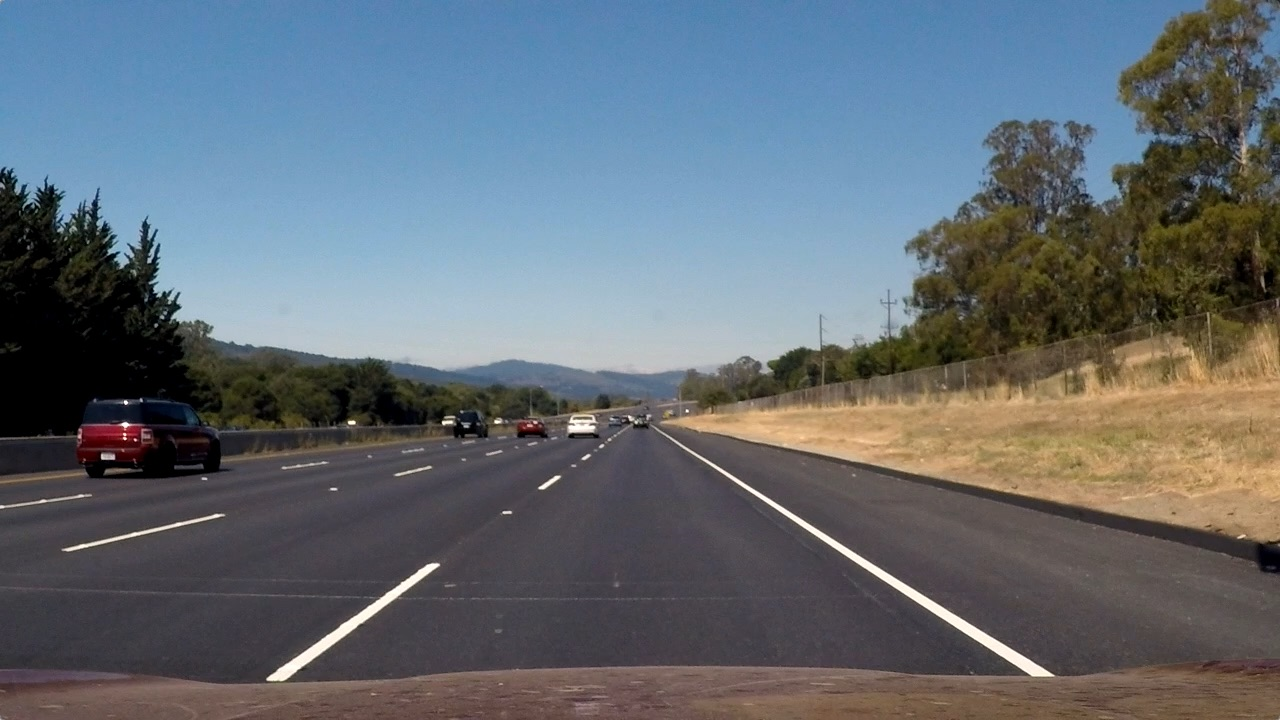
#> input picture hough.jpg, 1280 x 720 px
$ python RoadLane.py
#> lines starting #> are read from the running program, lines starting #| are printed output that depends on the picture; after the words box and inside, x2 and y2 are one past the last pixel; in counts of white or black regions, pixels touching at a corner belong together
import cv2
import numpy as np
import matplotlib.pyplot as plt

def RoI(img,vertices):
    mask =np.zeros_like(img)
    #channel_count = img.shape[2]
    match_mask_color = 255
    cv2.fillPoly(mask , vertices , match_mask_color)
    masked_images = cv2.bitwise_and(img,mask)
    return masked_images

def draw_line(img,lines):
    cimg = np.copy(img)
    bimg = np.zeros((cimg.shape[0],cimg.shape[1],3),dtype = np.uint8)
    for line in lines:
        for x1,y1,x2,y2 in line:
            cv2.line(bimg,(x1,y1),(x2,y2),(0,255,255),3)

    img = cv2.addWeighted(img,0.8,bimg,1,0.0)
    return img

image = cv2.imread('hough.jpg')
#> image is the input picture: shape (720, 1280, 3); mean B, G, R 115.1, 107.7, 99.4
image = cv2.cvtColor(image,cv2.COLOR_BGR2RGB)

print(image.shape)
#| (720, 1280, 3)
height = image.shape[0]
#> height = 720
width = image.shape[1]
#> width = 1280

roi_vertices = [
        (0,height),
        (width/2,height/2),
        (width,height)]
#> roi_vertices = [(0, 720), (640, 360), (1280, 720)]


gray = cv2.cvtColor(image,cv2.COLOR_RGB2GRAY)
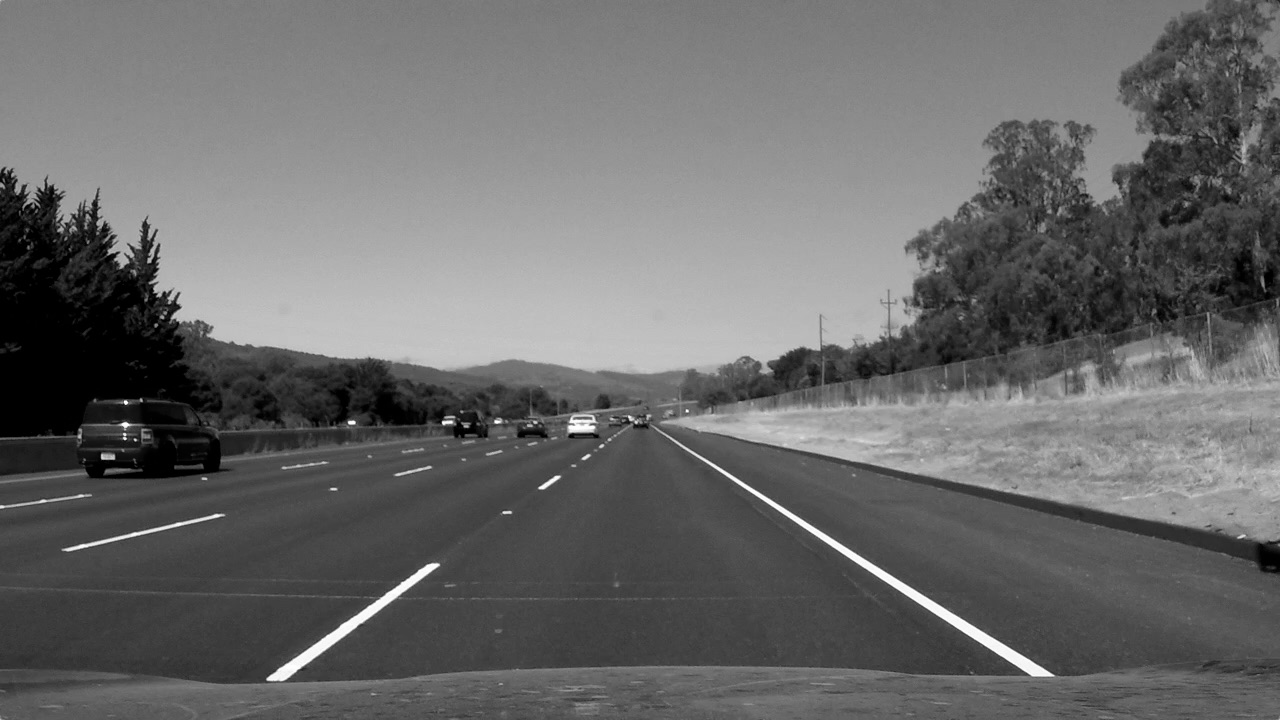
#> gray: shape (720, 1280); min 0, max 254, mean 106
cannyimg =  cv2.Canny(gray,110,200)
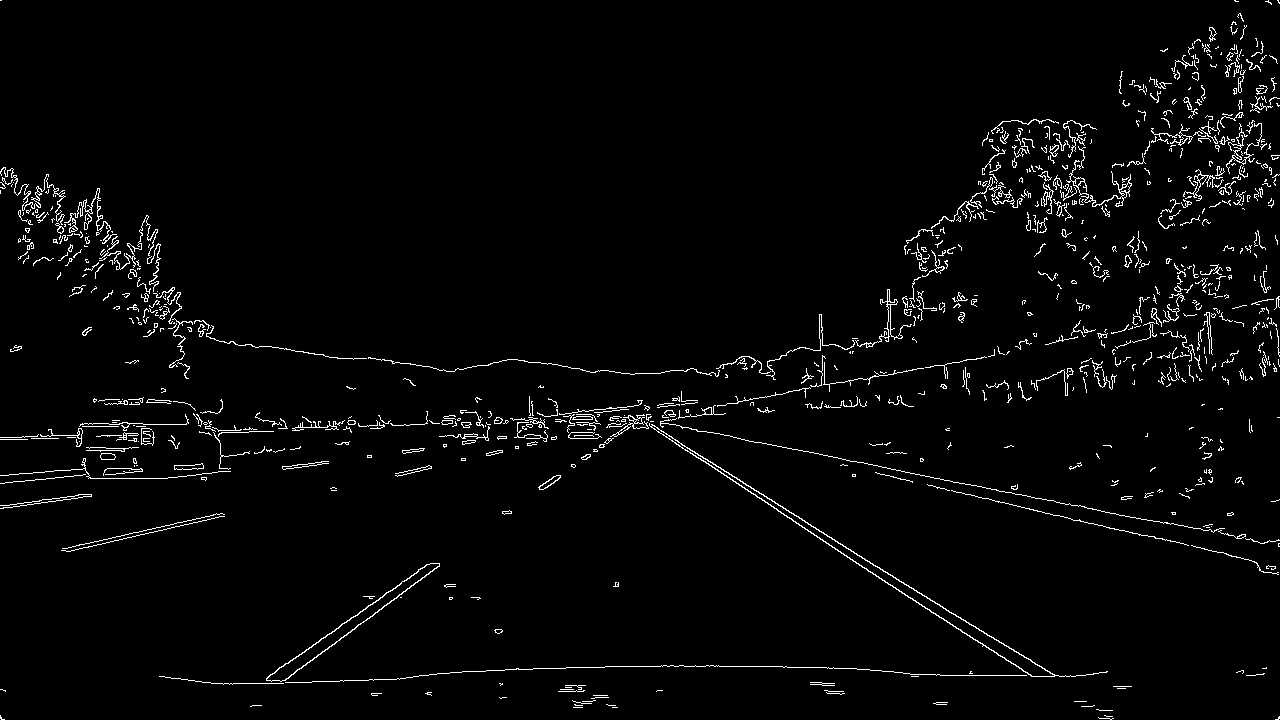
#> cannyimg: shape (720, 1280); 2.6% white in thin lines or dots
cropped_image = RoI(cannyimg,np.array([roi_vertices],np.int32),)
#> in RoI, `cv2.fillPoly(mask , vertices , match_mask_color)`: mask: shape (720, 1280); 25% white; 1 white region, box (x1, y1, x2, y2) and area: (1, 360, 1280, 720) 230680
#> in RoI, `masked_images = cv2.bitwise_and(img,mask)`:
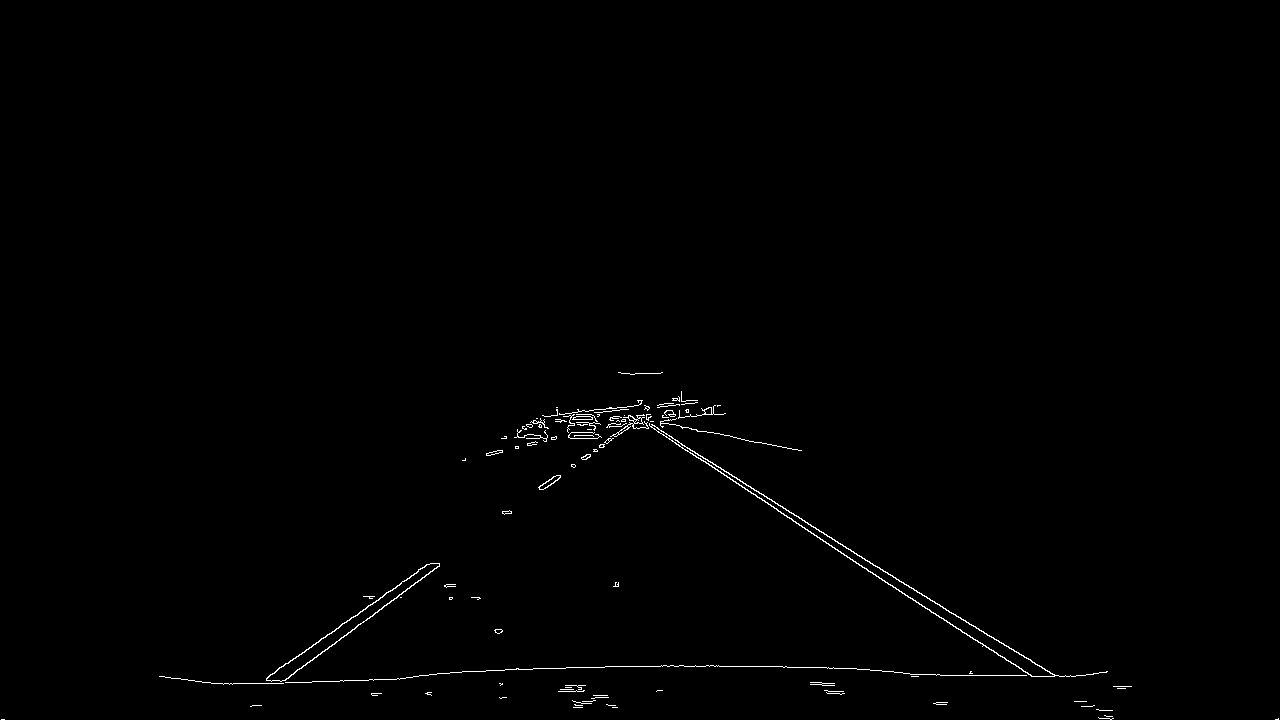
#> masked_images: shape (720, 1280); 0.54% white in thin lines or dots, all inside (x1, y1, x2, y2) = (1, 372, 1279, 720)

lines = cv2.HoughLinesP(cropped_image,rho = 4, theta = np.pi/60,threshold = 160,lines = np.array([]),minLineLength = 40,maxLineGap = 25)
#> lines = 28 rows, first 6: [796, 523, 1031, 676], [223, 684, 281, 681], [279, 683, 401, 594], [624, 407, 716, 466], [559, 668, 615, 666], [896, 579, 955, 614]

img_with_lines = draw_line(image,lines)
#> the loop in draw_line, `for line in lines:` made 28 passes
#> line on passes 1 to 12: [[796, 523, 1031, 676]], [[223, 684, 281, 681]], [[279, 683, 401, 594]], [[624, 407, 716, 466]], [[559, 668, 615, 666]], [[896, 579, 955, 614]], [[614, 408, 695, 455]], [[482, 671, 576, 667]], [[720, 467, 846, 548]], [[818, 667, 881, 670]], [[984, 633, 1056, 675]], [[870, 563, 926, 596]]
#> in draw_line, `img = cv2.addWeighted(img,0.8,bimg,1,0.0)`:
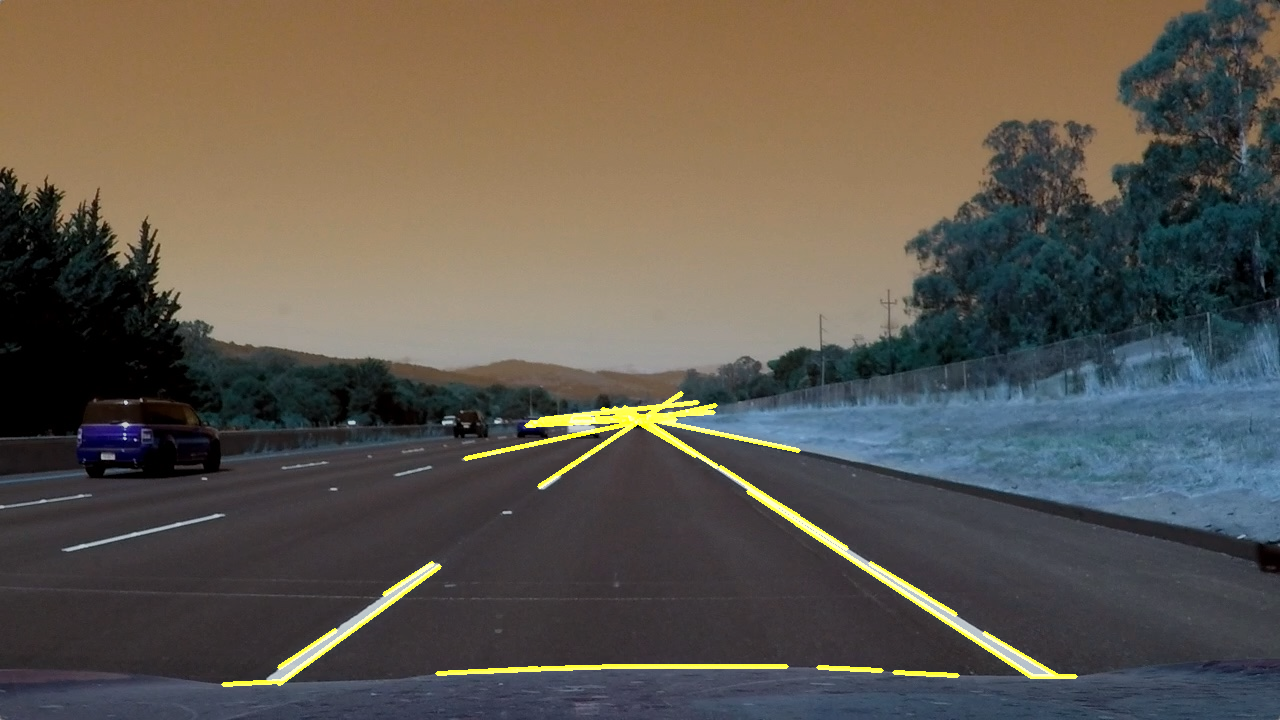
#> img: shape (720, 1280, 3); mean of channels 0, 1, 2 79.5, 88.4, 94.4; drawn as B, G, R


plt.imshow(img_with_lines)
plt.show()


#cv2.imshow('frame',cropped_image)

#cv2.waitKey(0)
cv2.destroyAllWindows()
